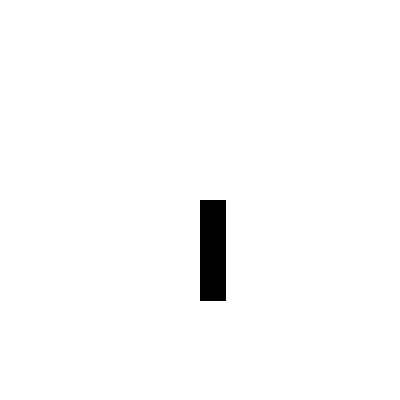
Frame 1 (no input)
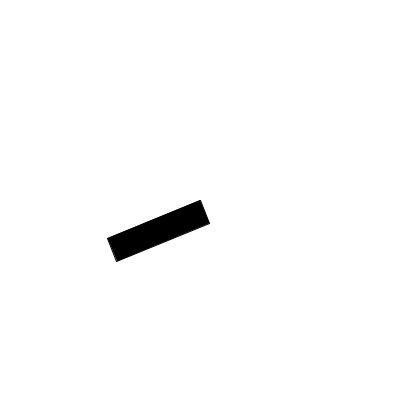
Frame 60 (the mouse pressed at the canvas centre just before this capture)
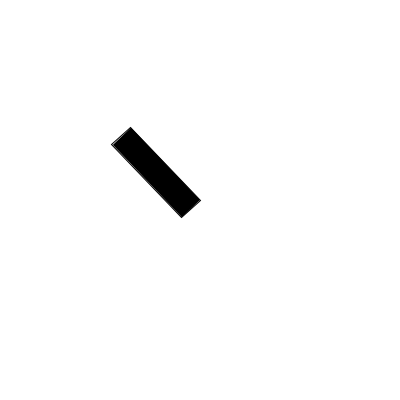
Frame 120 (the mouse held since frame 60 and released just before this capture)

The Processing sketch that drew these frames (run headless with seeded random() and noise(); from frame 60 on, the mouse is pressed at the canvas centre):

// Processing sketch: quiz1Q4
// ── quiz1Q4.pde
//Oscar Miniet

float angle;
void setup(){
size(400,400);
angle = 0;
fill(0);
}
void draw(){
  background(255);
  translate(width/2,height/2);
  rotate(angle);
  rect(0,0,25,100);
  angle += .02;
}
